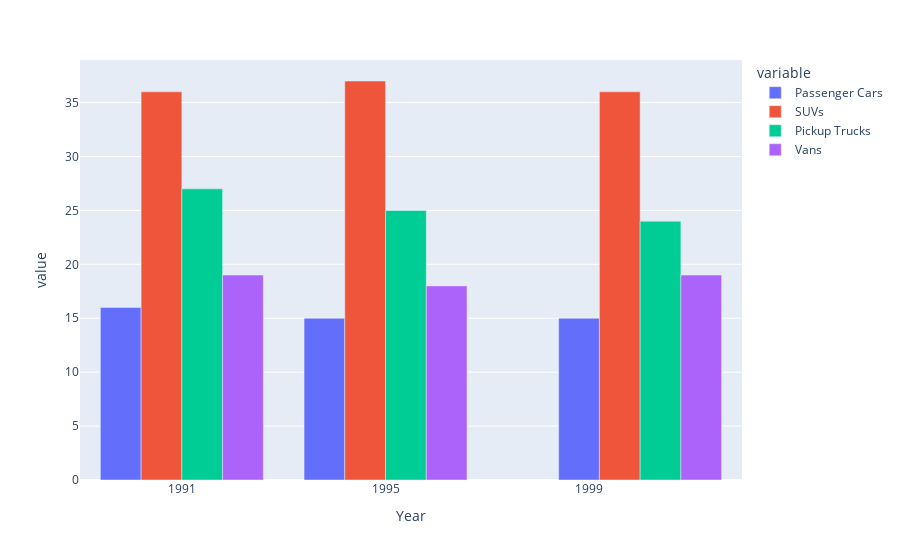

Notebook code cell kept with this figure:
### Markdown cell above
- #### <b>Bar chart - Passenger vehicles involved in fatal crashes by year and vehicle body type </b>

### Code cell
fig = px.bar(rollover_df, x=rollover_df['Year'], y=rollover_df.drop(columns=['Year']).columns, barmode = 'group')
fig.show()

### Figure 1 — Plotly figure (JSON) as saved in the notebook; plotly's stock layout.template omitted (floating-point values rounded to 4 significant figures)
{"data": [{"alignmentgroup": "True", "hovertemplate": "variable=Passenger Cars<br>Year=%{x}<br>value=%{y}<extra></extra>", "legendgroup": "Passenger Cars", "marker": {"color": "#636efa", "pattern": {"shape": ""}}, "name": "Passenger Cars", "offsetgroup": "Passenger Cars", "orientation": "v", "showlegend": true, "textposition": "auto", "type": "bar", "x": [1991, 1995, 2000], "xaxis": "x", "y": [16, 15, 15], "yaxis": "y"}, {"alignmentgroup": "True", "hovertemplate": "variable=SUVs<br>Year=%{x}<br>value=%{y}<extra></extra>", "legendgroup": "SUVs", "marker": {"color": "#EF553B", "pattern": {"shape": ""}}, "name": "SUVs", "offsetgroup": "SUVs", "orientation": "v", "showlegend": true, "textposition": "auto", "type": "bar", "x": [1991, 1995, 2000], "xaxis": "x", "y": [36, 37, 36], "yaxis": "y"}, {"alignmentgroup": "True", "hovertemplate": "variable=Pickup Trucks<br>Year=%{x}<br>value=%{y}<extra></extra>", "legendgroup": "Pickup Trucks", "marker": {"color": "#00cc96", "pattern": {"shape": ""}}, "name": "Pickup Trucks", "offsetgroup": "Pickup Trucks", "orientation": "v", "showlegend": true, "textposition": "auto", "type": "bar", "x": [1991, 1995, 2000], "xaxis": "x", "y": [27, 25, 24], "yaxis": "y"}, {"alignmentgroup": "True", "hovertemplate": "variable=Vans<br>Year=%{x}<br>value=%{y}<extra></extra>", "legendgroup": "Vans", "marker": {"color": "#ab63fa", "pattern": {"shape": ""}}, "name": "Vans", "offsetgroup": "Vans", "orientation": "v", "showlegend": true, "textposition": "auto", "type": "bar", "x": [1991, 1995, 2000], "xaxis": "x", "y": [19, 18, 19], "yaxis": "y"}], "layout": {"barmode": "group", "legend": {"title": {"text": "variable"}, "tracegroupgap": 0}, "margin": {"t": 60}, "xaxis": {"anchor": "y", "domain": [0, 1], "title": {"text": "Year"}}, "yaxis": {"anchor": "x", "domain": [0, 1], "title": {"text": "value"}}}}
